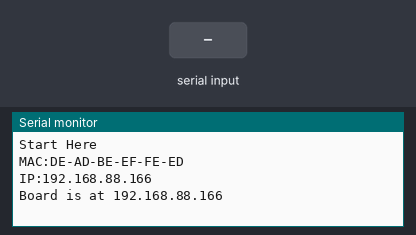
The sketch below on a simulated Arduino Uno, built with avr-gcc and run on an emulated ATmega328P. On the bench: the last lines printed to the serial monitor. The test bench sets the inputs (shaded band). WiFi joins after 1.5 s; servers stay silent unless stated.

Above: at 1.2 s.
1.3 s: "1" received over Serial
At 2.7 s:
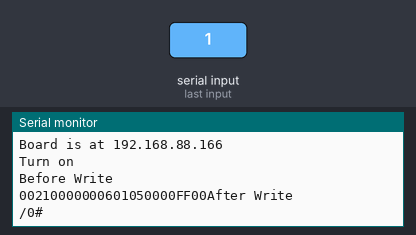
3.0 s: "2" received over Serial
At 4.2 s:
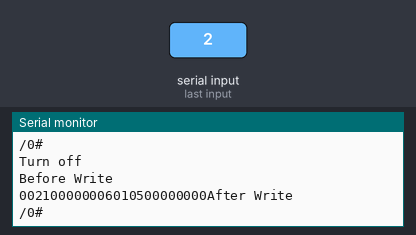

The sketch:

Control4RelaybyTCP.ino
```cpp
/*
  Web Server

 A simple web server that shows the value of the analog input pins.
 using an Arduino Wiznet Ethernet shield.

 Circuit:
 * Ethernet shield attached to pins 10, 11, 12, 13
 * Analog inputs attached to pins A0 through A5 (optional)

 created 18 Dec 2009
 by David A. Mellis
 modified 9 Apr 2012
 by Tom Igoe
 modified 02 Sept 2015
 by Arturo Guadalupi

 */

#include <SPI.h>
#include <Ethernet.h>

// Enter a MAC address and IP address for your controller below.
// The IP address will be dependent on your local network:
byte mac[] = {
  0xDE, 0xAD, 0xBE, 0xEF, 0xFE, 0xED
};
IPAddress IP(192, 168, 88, 166);
IPAddress RelayIP(192, 168, 88, 150);
uint16_t RelayPort = 6000 ;
char server[] = "192.168.88.150";    // name address for Google (using DNS)
// Initialize the Ethernet server library
// with the IP address and port you want to use
// (port 80 is default for HTTP):
EthernetClient client;

uint8_t cmd[2][12] = {  {0x00,0x21,0x00,0x00,0x00,0x06,0x01,0x05,0x00,0x00,0xFF,0x00} ,
                        {0x00,0x21,0x00,0x00,0x00,0x06,0x01,0x05,0x00,0x00,0x00,0x00}
              };

void setup() {
  // Open serial communications and wait for port to open:
  Serial.begin(9600);
  Serial.println("Start Here") ;
  /*
  while (!Serial) {
    ; // wait for serial port to connect. Needed for native USB port only
  }

*/
  // start the Ethernet connection and the server:
  Ethernet.begin(mac, IP);
 // Ethernet.begin(mac);

 PrintNetworkStatus() ;

  Serial.print("Board is at ");
  Serial.println(Ethernet.localIP());
}


void loop() {
    char key ;
  // listen for incoming clients
   if  (Serial.available() >0)
    {
        key = Serial.read() ;
          if (key == '1')
                TurnOn(1) ;
          if (key == '2')
                TurnOff(1) ;

    }
}

void TurnOn(int relaynumber)
  {
    int p=0 ;
       if (client.connect(RelayIP,RelayPort) )
            {
               if (client.available() >0)
                  {
                      Serial.print("R") ;
                      Serial.print(client.read() , HEX) ;

                  }
                Serial.println("Turn on") ;
                     Serial.println("Before Write") ;
           //     for(int i=0 ; i <12; i++)
                  {

//                    client.write(cmd[0][0]) ;
                    delayMicroseconds(50) ;
                    Serial.print(uint8_tArraytoString(&cmd[0][0],12) ) ;
                    client.write(&cmd[0][0],12) ;
                     delayMicroseconds(500) ;
                 }


                        Serial.println("After Write") ;
    while (client.available() >0)
        {
            Serial.print(":") ;
            Serial.print(print2HEX((int)client.read())) ;
            p++ ;
        }
      Serial.print("\n/") ;
      Serial.print(p) ;
      Serial.print("#\n") ;
                 client.stop() ;
            }

  }

void TurnOff(int relaynumber)
  {
    int p=0 ;
       if (client.connect(RelayIP,RelayPort) )
            {
               if (client.available() >0)
                  {
                      Serial.print("R") ;
                      Serial.print(client.read() , HEX) ;

                  }
                Serial.println("Turn off") ;
                     Serial.println("Before Write") ;
           //     for(int i=0 ; i <12; i++)
                  {

//                    client.write(cmd[0][0]) ;
                    delayMicroseconds(50) ;
                    Serial.print(uint8_tArraytoString(&cmd[1][0],12) ) ;
                    client.write(&cmd[1][0],12) ;
                     delayMicroseconds(500) ;
                 }


                        Serial.println("After Write") ;
    while (client.available() >0)
        {
            Serial.print(":") ;
            Serial.print(print2HEX((int)client.read())) ;
            p++ ;
        }
      Serial.print("\n/") ;
      Serial.print(p) ;
      Serial.print("#\n") ;
                 client.stop() ;
            }

  }

void PrintNetworkStatus()
{
    PrintMAC(&mac[0]) ;
    PrintIP() ;

}

void PrintIP()
{
      Serial.print("IP:") ;
    Serial.print(Ethernet.localIP()) ;
    Serial.println("") ;
}

void PrintMAC(byte *mc)
{
      Serial.print("MAC:") ;
    Serial.print(GetMAC(mc)) ;
    Serial.println("") ;
}

String GetMAC(byte *m)
{
      String tmp = "" ;
       for (int i = 0 ;  i < 6; i++)
          {
              tmp.concat( print2HEX( (int)*(m+i) )) ;
             if (i <5)
                tmp.concat("-") ;
          }
          tmp.toUpperCase() ;
      return  tmp ;
}


String  print2HEX(int number) {
  String ttt ;
  if (number >= 0 && number < 16)
  {
    ttt = String("0") + String(number,HEX);
  }
  else
  {
      ttt = String(number,HEX);
  }
  ttt.toUpperCase() ;
  return ttt ;
}

String uint8_tArraytoString(uint8_t *p, int len)
  {
      String tmp = "" ;
      for(int i = 0 ; i < len; i++)
          {
            tmp.concat(print2HEX( (int)*(p+i) ) ) ;
          }
      return tmp ;
  }
```

Measured:
- after the input at 1.3 s, the serial monitor: prints a new line after 0.20 s (image 1)
- after the input at 3.0 s, the serial monitor: prints a new line after 0.20 s (image 2)
